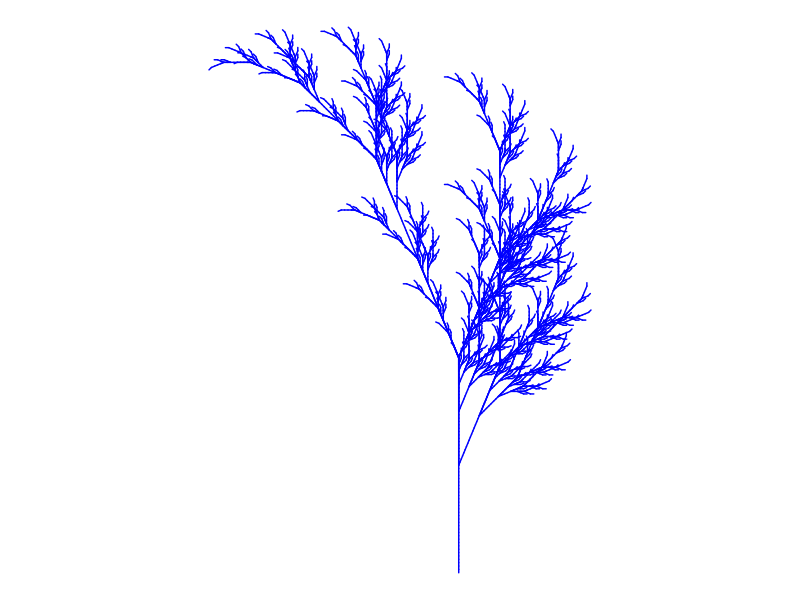

Write the R code that produced this figure.
## ---- chunk 1
# Title Fall color
# Credit: https://fronkonstin.com

# Install packages
# install.packages("gsubfn")
library(gsubfn)
## ---- chunk 2
# install.packages("tidyverse")
library(tidyverse)

## ---- chunk 3
# Define elements in plant art
# Each image corresponds to a different axiom, rules, angle and depth

# Leaf of Fall

axiom="X"
rules=list("X"="F-[[X]+X]+F[+FX]-X", "F"="FF")
angle=22.5
depth=6


for (i in 1:depth) axiom=gsubfn(".", rules, axiom)

actions=str_extract_all(axiom, "\\d*\\+|\\d*\\-|F|L|R|\\[|\\]|\\|") %>% unlist

status=data.frame(x=numeric(0), y=numeric(0), alfa=numeric(0))
points=data.frame(x1 = 0, y1 = 0, x2 = NA, y2 = NA, alfa=90, depth=1)


# Generating data
# Note: may take a minute or two

for (action in actions)
{
  if (action=="F")
  {
    x=points[1, "x1"]+cos(points[1, "alfa"]*(pi/180))
    y=points[1, "y1"]+sin(points[1, "alfa"]*(pi/180))
    points[1,"x2"]=x
    points[1,"y2"]=y
    data.frame(x1 = x, y1 = y, x2 = NA, y2 = NA,
               alfa=points[1, "alfa"],
               depth=points[1,"depth"]) %>% rbind(points)->points
  }
  if (action %in% c("+", "-")){
    alfa=points[1, "alfa"]
    points[1, "alfa"]=eval(parse(text=paste0("alfa",action, angle)))
  }
  if(action=="["){
    data.frame(x=points[1, "x1"], y=points[1, "y1"], alfa=points[1, "alfa"]) %>%
      rbind(status) -> status
    points[1, "depth"]=points[1, "depth"]+1
  }
  
  if(action=="]"){
    depth=points[1, "depth"]
    points[-1,]->points
    data.frame(x1=status[1, "x"], y1=status[1, "y"], x2=NA, y2=NA,
               alfa=status[1, "alfa"],
               depth=depth-1) %>%
      rbind(points) -> points
    status[-1,]->status
  }
}

ggplot() +
  geom_segment(aes(x = x1, y = y1, xend = x2, yend = y2),
               lineend = "round",
               color="blue", # Set your own Fall color?
               data=na.omit(points)) +
  coord_fixed(ratio = 1) +
  theme_void() # No grid nor axes
